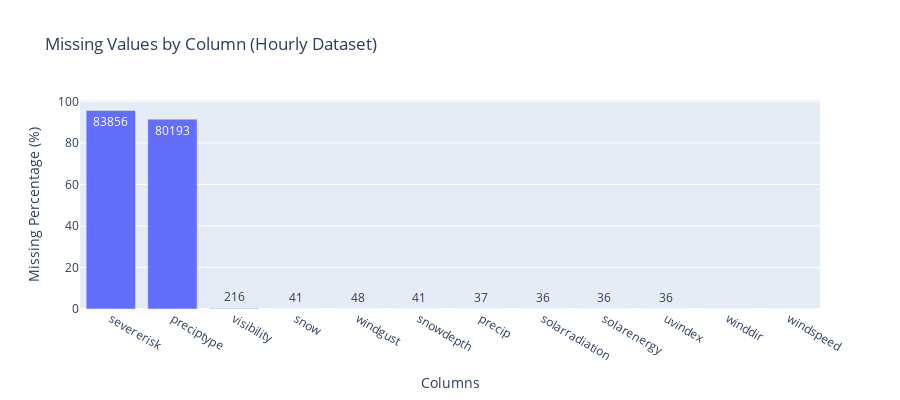

Notebook code cell kept with this figure:
### Code cell
# Missing Values Analysis for Hourly Data
print("🕳️ MISSING VALUES ANALYSIS")
print("=" * 40)

missing_summary = pd.DataFrame({
    'Column': df_hourly.columns,
    'Missing_Count': df_hourly.isnull().sum(),
    'Missing_Percentage': (df_hourly.isnull().sum() / len(df_hourly) * 100).round(2),
    'Data_Type': df_hourly.dtypes
})

missing_summary = missing_summary[missing_summary['Missing_Count'] > 0].sort_values('Missing_Percentage', ascending=False)
print("Columns with Missing Values:")
print(missing_summary)

# Visualize missing values pattern
if len(missing_summary) > 0:
    fig = go.Figure()
    fig.add_trace(go.Bar(
        x=missing_summary['Column'],
        y=missing_summary['Missing_Percentage'],
        text=missing_summary['Missing_Count'],
        textposition='auto',
        name='Missing Values %'
    ))
    fig.update_layout(
        title='Missing Values by Column (Hourly Dataset)',
        xaxis_title='Columns',
        yaxis_title='Missing Percentage (%)',
        height=400
    )
    fig.show()
else:
    print("✅ No missing values found in the dataset!")

# Check for temporal gaps in hourly sequence
print(f"\n🕐 TEMPORAL SEQUENCE ANALYSIS:")
print("-" * 40)
df_sorted = df_hourly.sort_values('datetime')
time_diffs = df_sorted['datetime'].diff()
expected_diff = pd.Timedelta(hours=1)

gaps = time_diffs[time_diffs > expected_diff]
if len(gaps) > 0:
    print(f"Found {len(gaps)} gaps in hourly sequence:")
    gap_summary = df_sorted[time_diffs > expected_diff][['datetime']].head(10)
    print(gap_summary)
    print(f"Largest gap: {gaps.max()}")
else:
    print("✅ No gaps found in hourly sequence!")

print(f"\n📊 TEMPORAL DATA QUALITY METRICS:")
print("-" * 40)
total_expected_hours = (df_hourly['datetime'].max() - df_hourly['datetime'].min()).total_seconds() / 3600
completeness = len(df_hourly) / total_expected_hours * 100
print(f"Expected total hours: {total_expected_hours:.0f}")
print(f"Actual hours recorded: {len(df_hourly)}")
print(f"Data completeness: {completeness:.2f}%")
print(f"Missing hours: {total_expected_hours - len(df_hourly):.0f}")

### Figure 1 — Plotly figure (JSON) as saved in the notebook; plotly's stock layout.template omitted (floating-point values rounded to 4 significant figures)
{"data": [{"name": "Missing Values %", "text": [83860.0, 80190.0, 216.0, 41.0, 48.0, 41.0, 37.0, 36.0, 36.0, 36.0, 2.0, 1.0], "textposition": "auto", "type": "bar", "x": ["severerisk", "preciptype", "visibility", "snow", "windgust", "snowdepth", "precip", "solarradiation", "solarenergy", "uvindex", "winddir", "windspeed"], "y": [95.62, 91.44, 0.25, 0.05, 0.05, 0.05, 0.04, 0.04, 0.04, 0.04, 0.0, 0.0]}], "layout": {"height": 400, "title": {"text": "Missing Values by Column (Hourly Dataset)"}, "xaxis": {"title": {"text": "Columns"}}, "yaxis": {"title": {"text": "Missing Percentage (%)"}}}}
